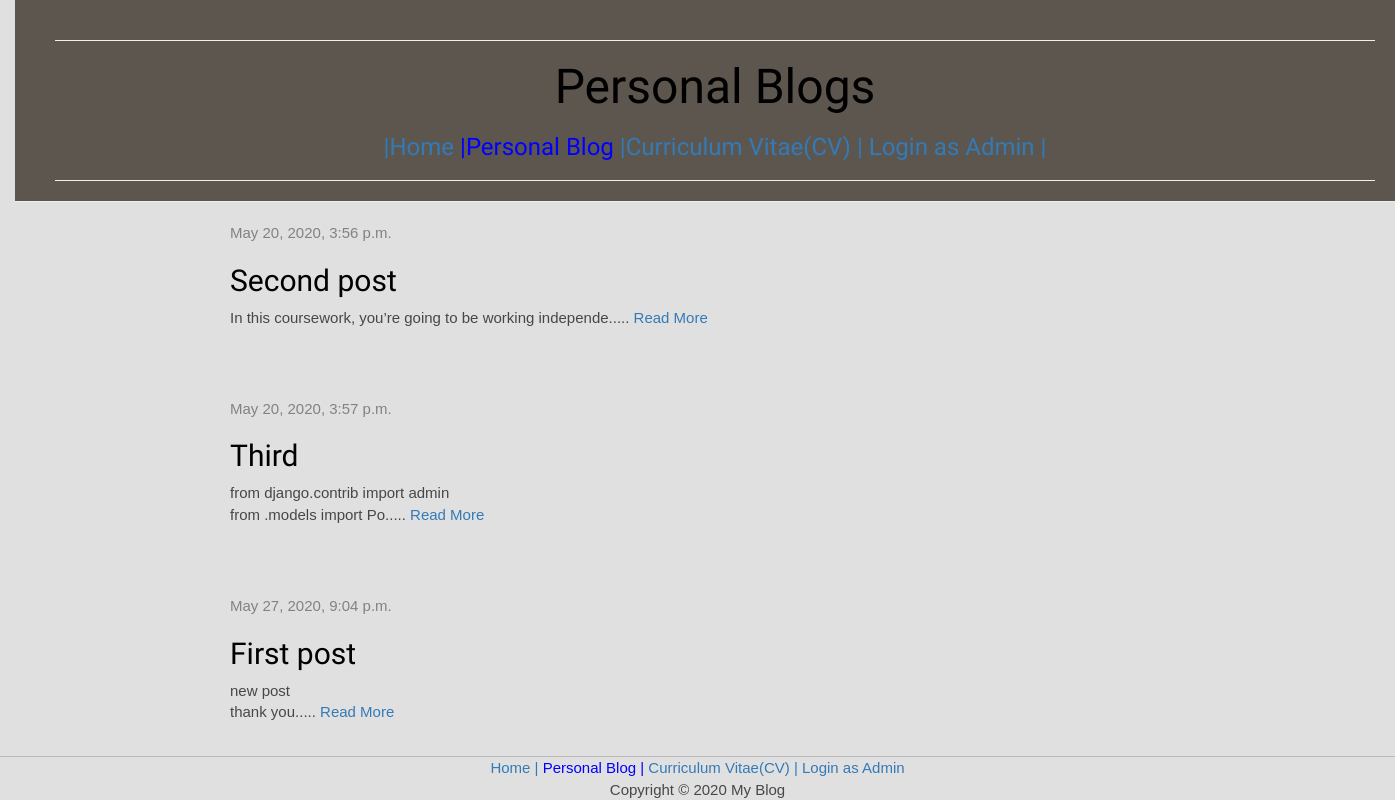
The page /blog/ on the database as committed earlier.
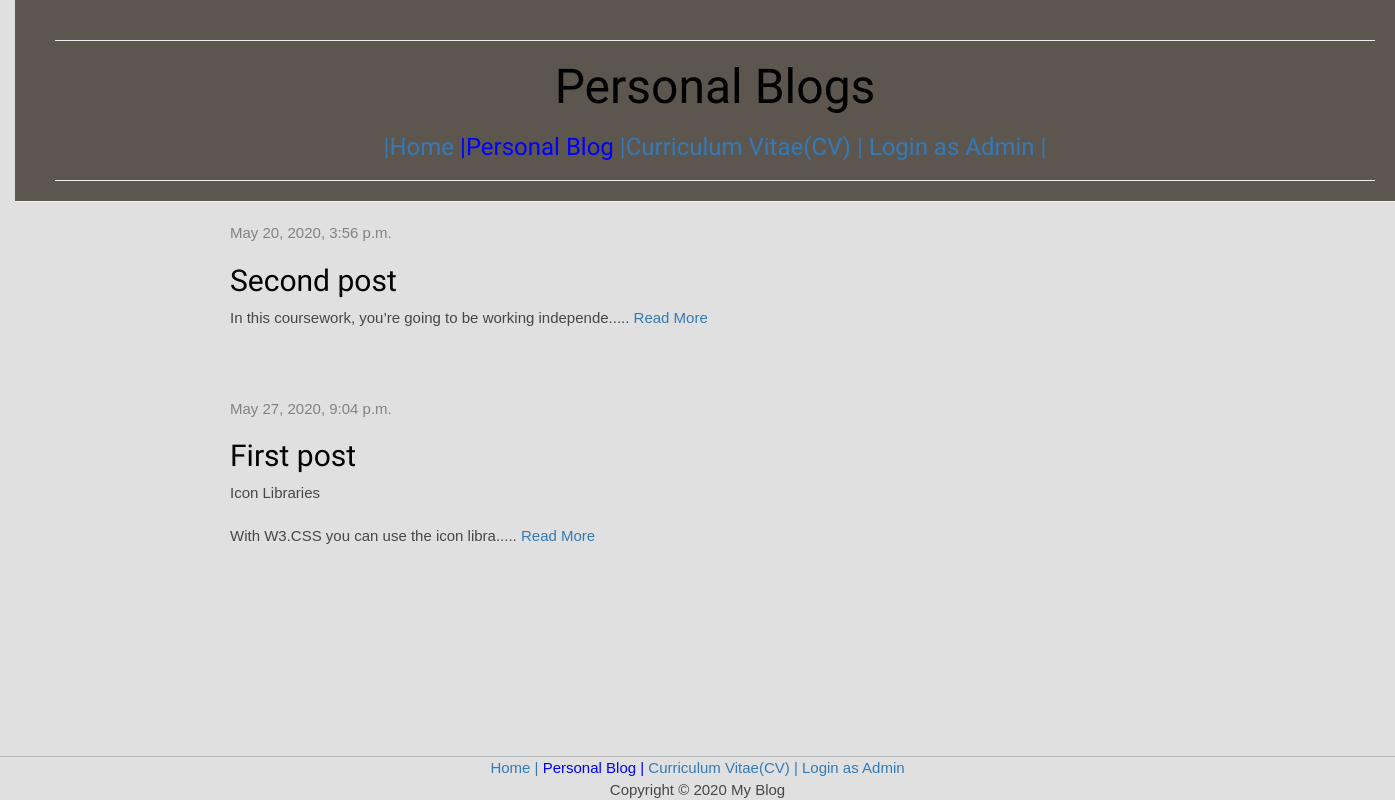
The same page on the database as committed later.
### blog/models.py (models this page shows, shortened)
class Post(models.Model):
    author = models.ForeignKey(settings.AUTH_USER_MODEL, on_delete=models.CASCADE)
    title = models.CharField(max_length=200)
    text = models.TextField()
    created_date = models.DateTimeField(default=timezone.now)
    published_date = models.DateTimeField(blank=True, null=True)
    def snippet(self):
        return self.text[:56]+'.....'

### blog/views.py (the view)
# urls.py: path('', views.post_list, name='post_list'),
def post_list(request):
    posts = Post.objects.filter(published_date__lte=timezone.now()).order_by('published_date')
    return render(request, 'blog/post_list.html', {'posts': posts})

### blog/templates/blog/post_list.html
{% extends 'blog/base.html' %}
{% block content %}
    {% for post in posts %}
        <div class="post">
            <div class="date">
                {{ post.published_date }}
            </div>
            <h2><a href="{% url 'post_detail' pk=post.pk %}">{{ post.title }}</a></h2>
            <p>{{ post.snippet|linebreaksbr }}
            <a href="{% url 'post_detail' pk=post.pk %}" >Read More</a>
            </p>
        </div>
    {% endfor %}
{% endblock %}

### blog/templates/blog/base.html (shortened to what this page needs)
<!DOCTYPE html>
{% load static %}
<html lang="en">
    <head>
        <link rel="stylesheet" href="//maxcdn.bootstrapcdn.com/bootstrap/3.2.0/css/bootstrap.min.css">
        <link rel="stylesheet" href="//maxcdn.bootstrapcdn.com/bootstrap/3.2.0/css/bootstrap-theme.min.css">
        <link rel="stylesheet" href="{% static 'css/blog.css' %}">
    </head>
    <body>
        <div class="page-header">
          <hr>
          <h1><a href="/" target="_blank">Personal Blogs</a></h1>
            <h3>
              <a href="/"> |Home</a>
              <a class="highlighted" href="/blog/" > |Personal Blog </a>
              <a href="/cv/" >|Curriculum Vitae(CV) | </a>
              <a href="/admin/"  >Login as Admin | </a>
           </h3>
           <hr>
        </div>
        <div class="content container">
                {% block content %}
                {% endblock %}
        </div>
        <div class="footer">
        <div class="">
          <a href="/"> Home |</a>
          <a class="highlighted"  href="/blog/"> Personal Blog |  </a>
          <a href="/cv/">Curriculum Vitae(CV) |</a>
          <a href="/admin/">Login as Admin </a>
        </div>
        <div class="">
          Copyright &copy;
           My Blog
        </div>
        </div>
    </body>
</html>

### blog/static/css/blog.css (style rules this page uses)
.page-header { background-color: #5D564E; margin-top: 0; padding: 20px 20px 0px 40px; text-align: center; }
.footer { position: fixed; margin-top: 10px; left: 0; bottom: 0; width: 100%; border-top: thin solid #BBBBBB; text-align: center; }
.page-header h1, .page-header h1 a, .page-header h1 a:visited, .page-header h1 a:active { color: #000000; font-size: 36pt; text-decoration: none; text-align: center; }
.highlighted { color: blue; }
.content { margin-left: 200px; }
h1, h2, h3, h4 { font-family: 'Lobster', cursive; }
h1 a, h2 a { color: #C25100; }
.date { color: #828282; }
.post { margin-bottom: 70px; }
.post h2 a, .post h2 a:visited { color: #000000; }
body { padding-left: 15px; background-color: #E0E0E0; font-family: "Trebuchet MS", Helvetica, sans-serif; font-size: 1.50em; text-align: justify; color: #474747; }
h1 { color: #270c39; }

Rows that differ between the two databases and show on the page:
removed Post: published_date "May 20, 2020, 3:57 p.m.", title "Third", snippet "from django.contrib import admin from .models import Po....."
changed Post "First post": snippet "new post thank you....." → "Icon Libraries With W3.CSS you can use the icon libra....."
